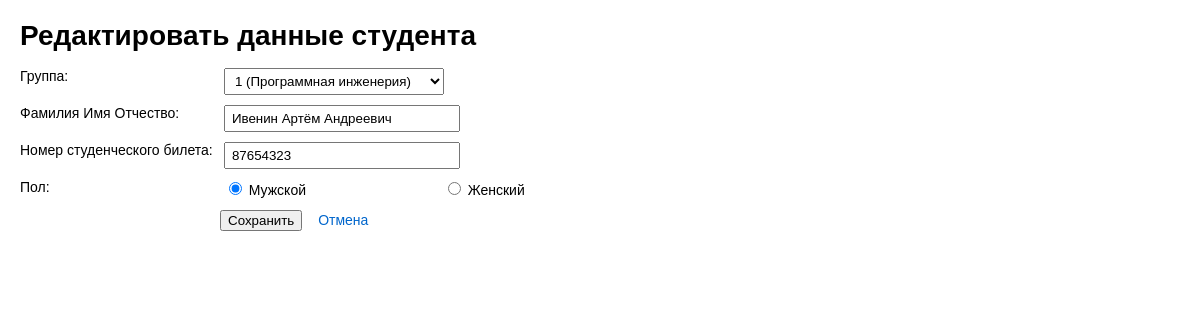
The app's page /index.php?action=student_edit&id=3 with its own data.
### tables this page shows
CREATE TABLE students (
        id INTEGER PRIMARY KEY,
        group_id INTEGER NOT NULL,
        full_name TEXT NOT NULL,
        gender TEXT NOT NULL CHECK(gender IN ('М', 'Ж')),
        birth_date TEXT NOT NULL,
        student_id TEXT NOT NULL UNIQUE,
        FOREIGN KEY (group_id) REFERENCES groups(id) ON DELETE CASCADE
    );

CREATE TABLE groups (
        id INTEGER PRIMARY KEY,
        number TEXT NOT NULL,
        program TEXT NOT NULL,
        graduation_year INTEGER NOT NULL
    );

### src/models/Student.php (called while the page is built, shortened)
<?php
class Student
{
    public static function getGroupsForSelect()
    {
        $pdo = getDatabaseConnection();
        $currentYear = (int) date('Y');
        $statement = $pdo->prepare("
            SELECT id, number, program
            FROM groups
            WHERE graduation_year >= ?
            ORDER BY number
        ");
        $statement->execute([$currentYear]);
        return $statement->fetchAll(PDO::FETCH_ASSOC);
    }
    public static function find($studentId)
    {
        $pdo = getDatabaseConnection();
        $statement = $pdo->prepare("SELECT * FROM students WHERE id = ?");
        $statement->execute([$studentId]);
        return $statement->fetch(PDO::FETCH_ASSOC);
    }
}

### src/views/students/edit.php (the view, shortened to what this page needs)
<!DOCTYPE html>
<html lang="ru">
<head>
</head>
<body>
    <h1>Редактировать данные студента</h1>
    <form method="POST" action="index.php?action=student_update">
        <div class="form-group">
            <label>Группа:</label>
            <select name="group_id" required>
                <?php foreach ($groupOptions as $group): ?>
                    <option value="<?= (int)$group['id'] ?>" <?= $group['id'] == $studentRecord['group_id'] ? 'selected' : '' ?>>
                        <?= htmlspecialchars($group['number']) ?> (<?= htmlspecialchars($group['program']) ?>)
                    </option>
                <?php endforeach; ?>
            </select>
        </div>
        <div class="form-group">
            <label>Фамилия Имя Отчество:</label>
            <input type="text" name="full_name" value="<?= htmlspecialchars($studentRecord['full_name']) ?>" required>
        </div>
        <div class="form-group">
            <label>Номер студенческого билета:</label>
            <input type="text" name="student_id" value="<?= htmlspecialchars($studentRecord['student_id']) ?>" required>
        </div>
        <div class="form-group">
            <label>Пол:</label>
            <span class="radio-group">
                <label><input type="radio" name="gender" value="М" <?= $studentRecord['gender'] === 'М' ? 'checked' : '' ?>> Мужской</label>
                <label><input type="radio" name="gender" value="Ж" <?= $studentRecord['gender'] === 'Ж' ? 'checked' : '' ?>> Женский</label>
            </span>
        </div>
        <div class="actions">
            <button type="submit">Сохранить</button>
            <a href="index.php">Отмена</a>
        </div>
    </form>
</body>
</html>

### src/views/students/edit.php (style rules this page uses)
body { font-family: Arial, sans-serif; margin: 20px; font-size: 14px; }
h1 { margin-bottom: 16px; }
.form-group { margin: 10px 0; }
label { display: inline-block; width: 200px; vertical-align: top; }
input[type="text"], select { padding: 4px 6px; width: 220px; }
.radio-group label { display: inline-block; margin-right: 15px; }
.actions { margin-left: 200px; margin-top: 12px; }
.actions a { margin-left: 12px; color: #0066cc; text-decoration: none; }

### records on screen
students: group_id "1 (Программная инженерия)", full_name "Ивенин Артём Андреевич", student_id "87654323", gender "☑ Мужской", gender "☐ Женский"
